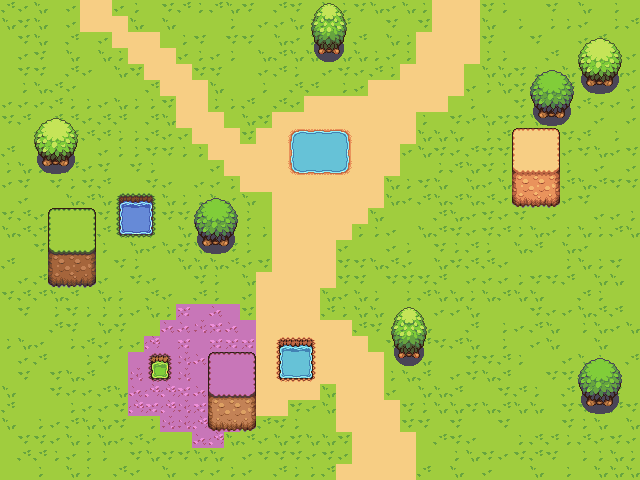

This is a level from a 2D game, rendered from its Tiled map with the project's own tilesets. A one-line summary and the map file follow, with tile-layer data summarised:
An orthogonal 40x30 tile map with 16x16 px tiles, 3 tile layers (Background, Terrain, Trees).

<map version="1.10" tiledversion="1.10.1" orientation="orthogonal" renderorder="right-down" width="40" height="30" tilewidth="16" tileheight="16" infinite="0" nextlayerid="4" nextobjectid="1">
 <tileset firstgid="1" name="tileset" tilewidth="16" tileheight="16" tilecount="2112" columns="33">
  <image source="tileset.png" trans="000000" width="528" height="1024" />
 </tileset>
 <layer id="1" name="Background" width="40" height="30">
  <data>[1200 cells, 1200 non-empty, 8 distinct tile ids]</data>
 </layer>
 <layer id="2" name="Terrain" width="40" height="30">
  <data>[1200 cells, 304 non-empty, 84 distinct tile ids]</data>
 </layer>
 <layer id="3" name="Trees" width="40" height="30">
  <data>[1200 cells, 84 non-empty, 36 distinct tile ids]</data>
 </layer>
</map>
